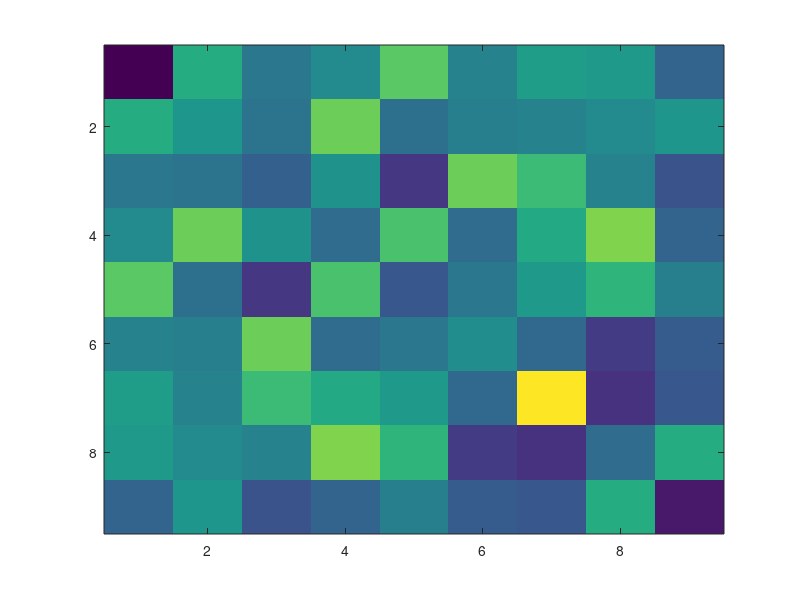

Reproduce this figure in MATLAB. (Note: this script raises an error after producing the figure.)

addpath permutations/
addpath algorithms/

data = load('./dataset/QGM/N3.mat'); % 9x9
% N4= load('./dataset/QGM/N4.mat'); % multiple 16x16 graph matching problems

numProblems = size(data.W1, 1);

% all problems stacked 
Qs = data.W1;
cs = data.c1;

i = 1; % I will only consider the first problem (loop if you wanna do all)
Q = squeeze(Qs(i, :, :)) + diag(squeeze(cs(i, :)));
Q = 0.5*(Q+Q'); % note that CoCoFW was using -Q.

% at this stage Q includes both W and c corresponding to the GM problem
% such that E = x'*Q*x (equivalently E = x'*Qs_i*x + cs_i' *x)
figure, imagesc(Q);

% now you want to solve this with respect to some constraints
% what are those? they are the permutation-ness constraints.
% the way these (Ax=b) type constraints are obtained is given in:
% Quantum Permutation Synchronization: https://arxiv.org/abs/2101.07755
% (Eq. 14)
N = int32(fix(sqrt(length(data.W1(1,:,:)))));
[A, b] = compute_constraint_system(N);

% let's try an exhaustive solution first:
qSol = solve_exhaustive_QGM(Q, N);
qSolExhaustive = qSol{1};

% now let's attempt to use QFW to solve this:
maxit = 20;
beta0 = 1;
verbose = 1;
isSave = 0;
isVisualize = 1;
[Pis, XFW, costMunkres, constraintResidual] = CoCoFW(-Q, N, A, b, 'FWAL', maxit, beta0, verbose, 0, isSave, isVisualize);

% let's retrieve the solution and compare with the ground truth:
disp(['The error is: ' num2str(norm(Pis{1}-qSolExhaustive))]);
disp(['The final cost is: ' num2str(costMunkres), ' and the constraint cost is: ' num2str(constraintResidual(end))]);